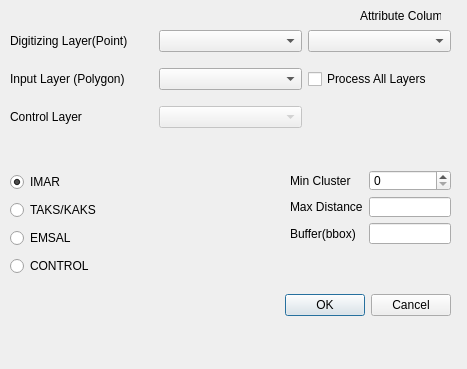
<?xml version="1.0" encoding="UTF-8"?>
<ui version="4.0">
 <class>AutoDigitizationDialogBase</class>
 <widget class="QDialog" name="AutoDigitizationDialogBase">
  <property name="geometry">
   <rect>
    <x>0</x>
    <y>0</y>
    <width>467</width>
    <height>369</height>
   </rect>
  </property>
  <property name="windowTitle">
   <string>Automatic Digitization</string>
  </property>
  <property name="inputMethodHints">
   <set>Qt::ImhNone</set>
  </property>
  <widget class="QWidget" name="gridLayoutWidget">
   <property name="geometry">
    <rect>
     <x>10</x>
     <y>20</y>
     <width>441</width>
     <height>121</height>
    </rect>
   </property>
   <layout class="QGridLayout" name="gridLayout">
    <item row="2" column="0">
     <widget class="QLabel" name="label_2">
      <property name="text">
       <string>Control Layer</string>
      </property>
     </widget>
    </item>
    <item row="2" column="1">
     <widget class="QComboBox" name="mMapLayerComboBox_3">
      <property name="enabled">
       <bool>false</bool>
      </property>
     </widget>
    </item>
    <item row="0" column="2">
     <widget class="QComboBox" name="mFieldComboBox_2"/>
    </item>
    <item row="0" column="1">
     <widget class="QComboBox" name="mMapLayerComboBox_2"/>
    </item>
    <item row="1" column="1">
     <widget class="QComboBox" name="mMapLayerComboBox"/>
    </item>
    <item row="0" column="0">
     <widget class="QLabel" name="label_6">
      <property name="text">
       <string>Digitizing Layer(Point)</string>
      </property>
     </widget>
    </item>
    <item row="1" column="0">
     <widget class="QLabel" name="label_5">
      <property name="text">
       <string>Input Layer (Polygon)</string>
      </property>
     </widget>
    </item>
    <item row="1" column="2">
     <widget class="QCheckBox" name="checkBox">
      <property name="text">
       <string>Process All Layers</string>
      </property>
     </widget>
    </item>
   </layout>
  </widget>
  <widget class="QLabel" name="label">
   <property name="geometry">
    <rect>
     <x>360</x>
     <y>0</y>
     <width>81</width>
     <height>31</height>
    </rect>
   </property>
   <property name="text">
    <string>Attribute Column</string>
   </property>
  </widget>
  <widget class="QWidget" name="verticalLayoutWidget">
   <property name="geometry">
    <rect>
     <x>10</x>
     <y>170</y>
     <width>91</width>
     <height>111</height>
    </rect>
   </property>
   <layout class="QVBoxLayout" name="verticalLayout">
    <item>
     <widget class="QRadioButton" name="radioButton_IMAR">
      <property name="text">
       <string>IMAR</string>
      </property>
      <property name="checked">
       <bool>true</bool>
      </property>
     </widget>
    </item>
    <item>
     <widget class="QRadioButton" name="radioButton_TAKS">
      <property name="text">
       <string>TAKS/KAKS</string>
      </property>
     </widget>
    </item>
    <item>
     <widget class="QRadioButton" name="radioButton_EMSAL">
      <property name="text">
       <string>EMSAL</string>
      </property>
     </widget>
    </item>
    <item>
     <widget class="QRadioButton" name="radioButton_CONTROL">
      <property name="text">
       <string>CONTROL</string>
      </property>
     </widget>
    </item>
   </layout>
  </widget>
  <widget class="QWidget" name="formLayoutWidget">
   <property name="geometry">
    <rect>
     <x>290</x>
     <y>170</y>
     <width>161</width>
     <height>74</height>
    </rect>
   </property>
   <layout class="QFormLayout" name="formLayout">
    <item row="0" column="0">
     <widget class="QLabel" name="label_3">
      <property name="text">
       <string>Min Cluster</string>
      </property>
     </widget>
    </item>
    <item row="0" column="1">
     <widget class="QSpinBox" name="spinBox">
      <property name="enabled">
       <bool>true</bool>
      </property>
     </widget>
    </item>
    <item row="1" column="1">
     <widget class="QLineEdit" name="lineEdit_MaxDistance">
      <property name="inputMethodHints">
       <set>Qt::ImhNone</set>
      </property>
      <property name="text">
       <string/>
      </property>
     </widget>
    </item>
    <item row="2" column="0">
     <widget class="QLabel" name="label_7">
      <property name="text">
       <string>Buffer(bbox)</string>
      </property>
     </widget>
    </item>
    <item row="2" column="1">
     <widget class="QLineEdit" name="lineEdit_Buffer"/>
    </item>
    <item row="1" column="0">
     <widget class="QLabel" name="label_4">
      <property name="text">
       <string>Max Distance</string>
      </property>
     </widget>
    </item>
   </layout>
  </widget>
  <widget class="QWidget" name="horizontalLayoutWidget">
   <property name="geometry">
    <rect>
     <x>10</x>
     <y>270</y>
     <width>441</width>
     <height>71</height>
    </rect>
   </property>
   <layout class="QHBoxLayout" name="horizontalLayout">
    <item>
     <widget class="QDialogButtonBox" name="button_box">
      <property name="orientation">
       <enum>Qt::Horizontal</enum>
      </property>
      <property name="standardButtons">
       <set>QDialogButtonBox::Cancel|QDialogButtonBox::Ok</set>
      </property>
     </widget>
    </item>
   </layout>
  </widget>
 </widget>
 <resources/>
 <connections>
  <connection>
   <sender>button_box</sender>
   <signal>accepted()</signal>
   <receiver>AutoDigitizationDialogBase</receiver>
   <slot>accept()</slot>
   <hints>
    <hint type="sourcelabel">
     <x>270</x>
     <y>355</y>
    </hint>
    <hint type="destinationlabel">
     <x>224</x>
     <y>186</y>
    </hint>
   </hints>
  </connection>
  <connection>
   <sender>button_box</sender>
   <signal>rejected()</signal>
   <receiver>AutoDigitizationDialogBase</receiver>
   <slot>reject()</slot>
   <hints>
    <hint type="sourcelabel">
     <x>270</x>
     <y>355</y>
    </hint>
    <hint type="destinationlabel">
     <x>224</x>
     <y>186</y>
    </hint>
   </hints>
  </connection>
 </connections>
</ui>
